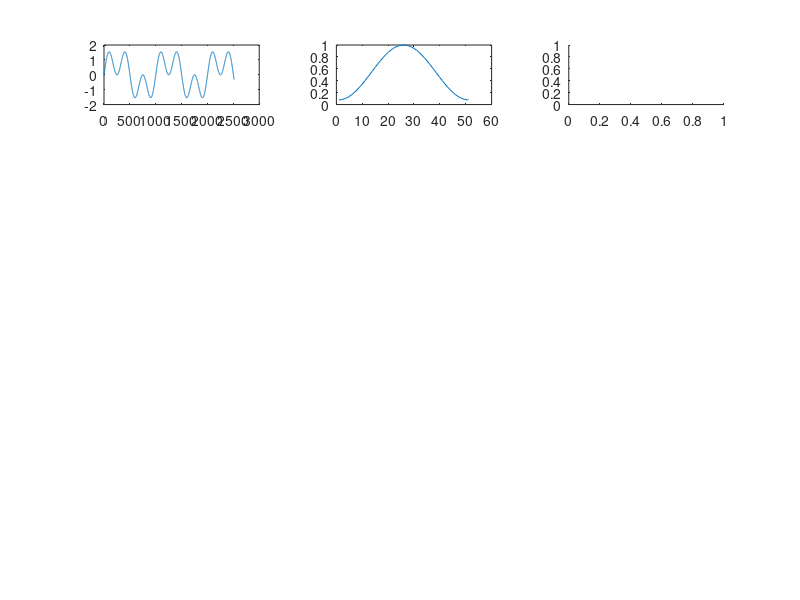

This chart was generated by the following MATLAB code: (Note: this script raises an error after producing the figure.)
function y = passcomb() 

	t = 0:0.01:8*pi;
	lowf = sin(0.2.*pi.*t);
	highf = sin(0.6.*pi.*t);

	combined = lowf + highf;

	wHamming = hamming(51);
	resHamming = conv(combined, wHamming);
	wHanning = hann(51);
	resHamming = conv(combined, wHanning);

	subplot(5,3,1);
	plot(combined);
	subplot(5,3,2);
	plot(wHamming);
	subplot(5,3,3);
	plot(resHanning);

	subplot(5,3,1);
	plot(combined);
	subplot(5,3,2);
	plot(wHanning);
	subplot(5,3,3);
	plot(resHanning);
